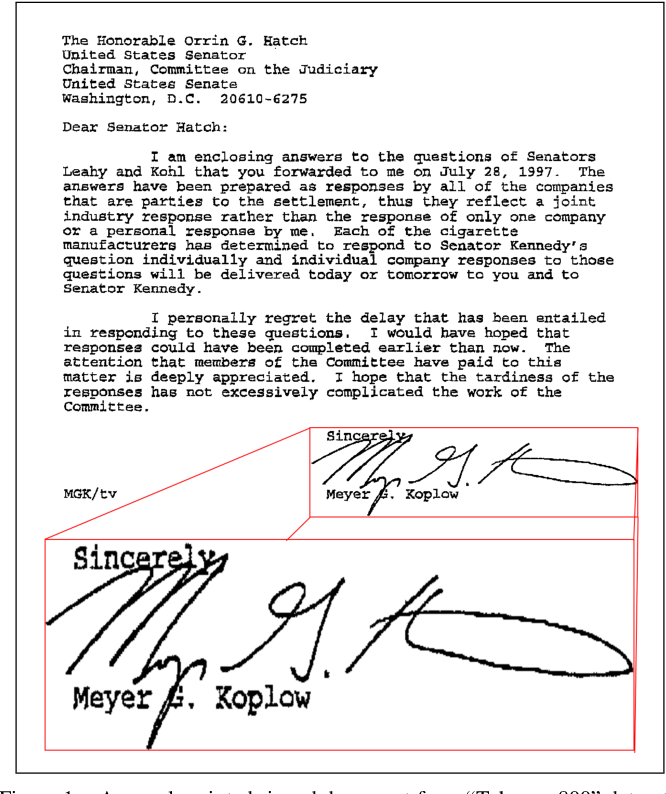
%> input picture input/input1.png, 666 x 794 px
$ octave --eval "result = maskTextCandidates(imread('../input/input1.png'));"   (GNU Octave 9; MATLAB toolbox functions it lacks are replaced by stand-ins)
%> lines starting %> are read from the running program, lines starting %| are printed output that depends on the picture; in (x1, y1, x2, y2) boxes, pixels count from 0 and x2, y2 are one past the last pixel; in counts of white or black regions, pixels touching at a corner belong together; the program's own positions count from 1
function [mask, cc] = maskTextCandidates(I)
% maskTextCandidates - Detects probable text regions in an image
%   Input:  I - RGB or grayscale image
%   Outputs:
%       mask - binary mask (1 = text regions)
%       cc   - connected components structure for detected regions

    % Convert to grayscale if needed
    if size(I,3) == 3
        Igray = rgb2gray(I);
    else
        Igray = I;
    end

    % Enhance contrast to make text more distinct
    Igray = imadjust(Igray);

    % Remove noise
    Igray = medfilt2(Igray, [3 3]);
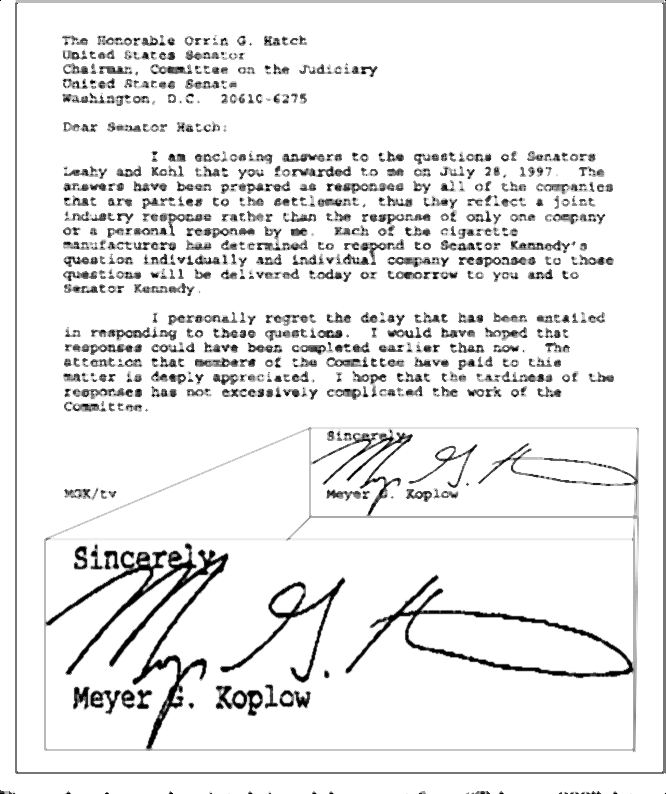
%> Igray: size 794x666 uint8; min 0, max 255, mean 234.6

    % Detect edges (text areas have many edges)
    edges = edge(Igray, 'Canny');
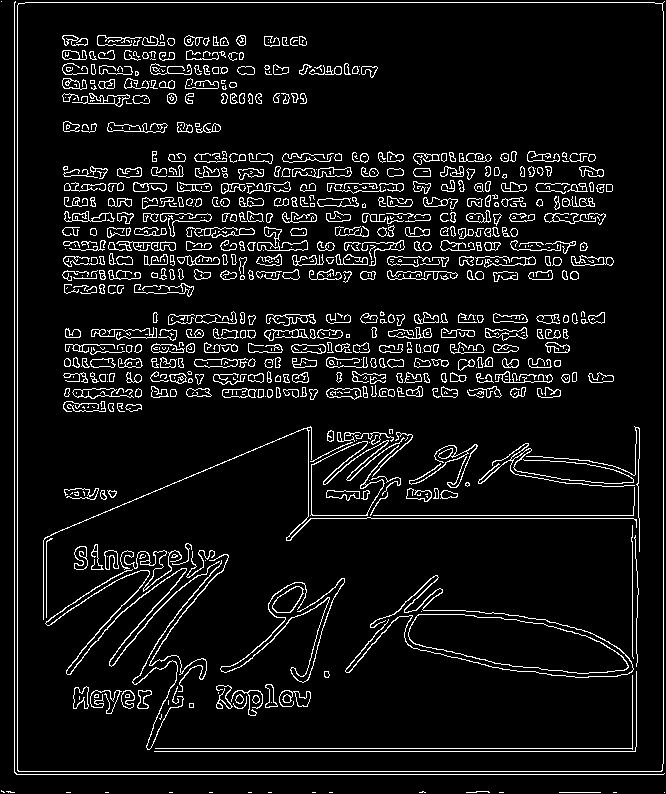
%> edges: size 794x666 logical; 7.8% white in thin lines or dots

    % Morphological closing to connect text edges
    se = strel('rectangle', [3 3]);
    mask = imclose(edges, se);
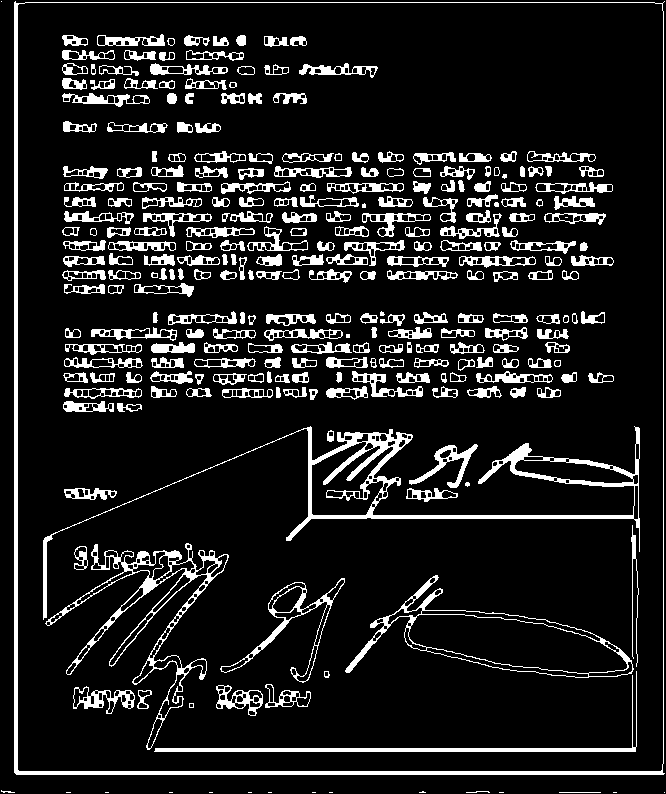
%> mask: size 794x666 logical; 12.2% white; 279 white regions (20 under 20 px), largest, box (x1, y1, x2, y2) and area: (14, 1, 665, 775) 7088, (43, 426, 640, 620) 6303, (45, 543, 229, 750) 3499

    % Fill small holes inside text regions
    mask = imfill(mask, 'holes');
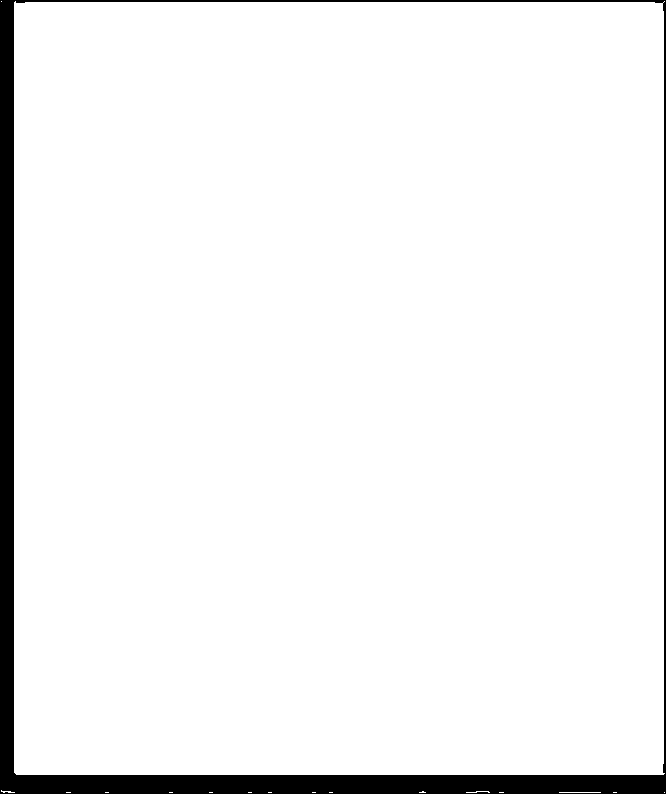
%> mask: size 794x666 logical; 95% white; 1 black region, box (x1, y1, x2, y2) and area: (0, 0, 666, 794) 26247

    % Remove tiny specks (noise)
    mask = bwareaopen(mask, 30);
%> mask: size 794x666 logical; 95% white; 1 black region, box (x1, y1, x2, y2) and area: (0, 0, 666, 794) 26346

    % Remove overly large components (likely watermarks/logos)
    cc = bwconncomp(mask);
%> cc = 2 connected components
    stats = regionprops(cc, 'Area');
%> stats = 2 regions; Area: 502416, 42
    areas = [stats.Area];
%> areas = [502416 42]

    for i = 1:cc.NumObjects
        if areas(i) > 5000   % Adjust threshold if needed
            mask(cc.PixelIdxList{i}) = 0;
        end
    end
%> this loop made 2 passes
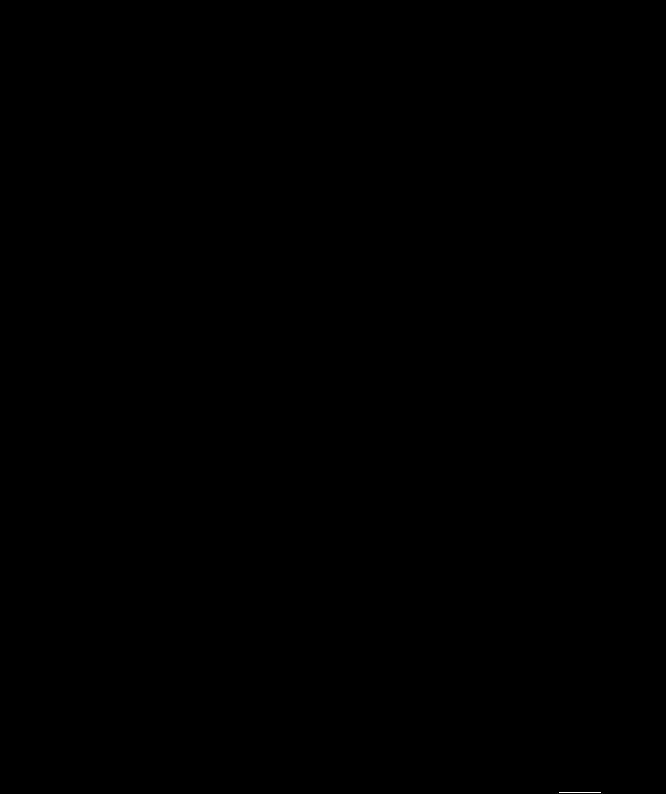
%> mask: size 794x666 logical; 0.01% white in thin lines or dots, all inside (x1, y1, x2, y2) = (559, 792, 601, 793)

    % Recompute connected components after cleanup
    cc = bwconncomp(mask);
%> cc = 1 connected component
end
